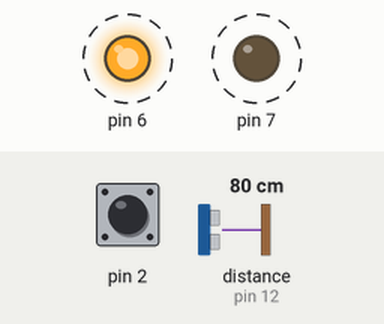
This sketch was run on a simulated Arduino Uno, built with avr-gcc and run on an emulated ATmega328P. Shown: output pins drawn as LEDs (lit = HIGH). Dashed ring = blinking. The test bench sets the inputs (shaded band); at power-on: pin 2 HIGH, distance to the obstacle (sensor on pin 12) 80 cm. What the sketch prints to the serial monitor is not drawn.

Above: at 0.03 s.
Timing chart, 0 to 3.0 s (numbered marks = the images above):
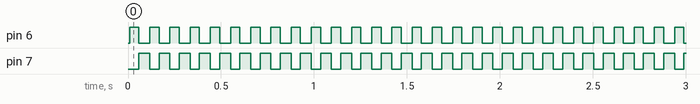

Measured:
- by itself, pin 6: alternates HIGH for 0.05 s and LOW for 0.06 s
- by itself, pin 7: alternates HIGH for 0.06 s and LOW for 0.05 s

The sketch:

arduino.ino
```cpp
#include <CapacitiveSensor.h>
#include <Ultrasonic.h>


CapacitiveSensor cs_4_2 = CapacitiveSensor(4, 2);
Ultrasonic ultrasonic(13, 12);

void setup() {
  cs_4_2.set_CS_AutocaL_Millis(0xFFFFFFFF);
  pinMode(6, OUTPUT);
  pinMode(7, OUTPUT);
  Serial.begin(9600);
}

void loop() {
  boolean capacitive = cs_4_2.capacitiveSensor(30) > 400;
  int distance = ultrasonic.Ranging(CM);

  Serial.print(capacitive);
  Serial.print(",");
  Serial.print(distance);
  Serial.println(",");

  ledLoop();
}

void ledLoop() {
  digitalWrite(6, HIGH);
  digitalWrite(7, LOW);
  delay(50);
  digitalWrite(6, LOW);
  digitalWrite(7, HIGH);
  delay(50);
}
```
